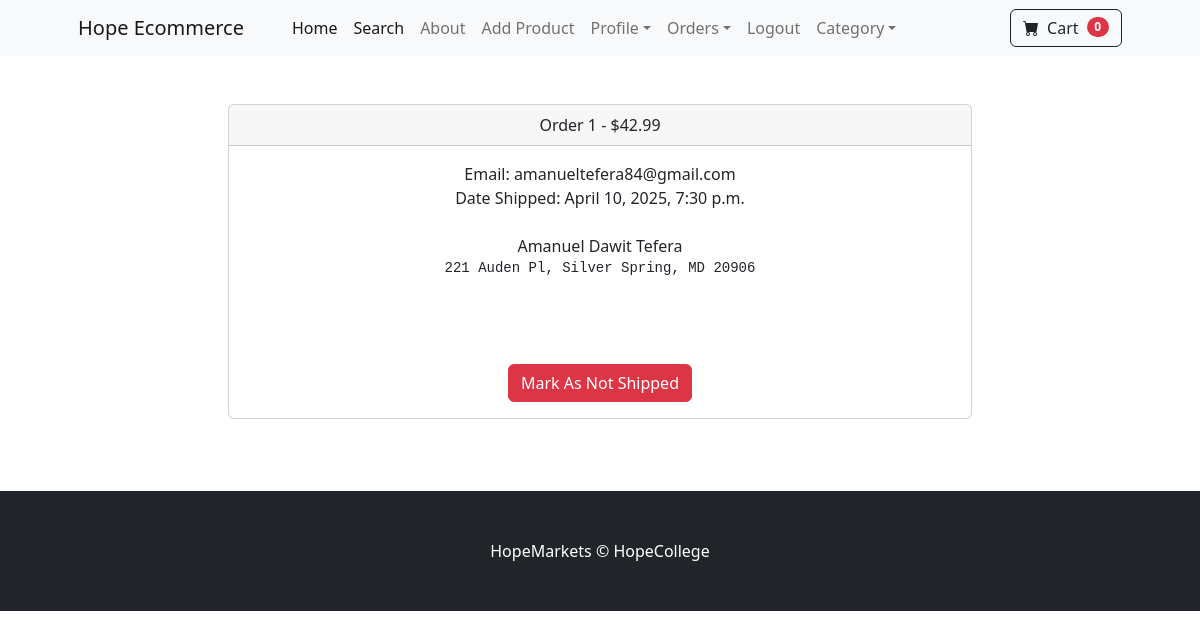
/payment/orders/1 (signed in), run on the app's committed database.
### payment/models.py (models this page shows, shortened)
class Order(models.Model):
	user = models.ForeignKey(User, on_delete= models.CASCADE, null=True, blank=True)
	full_name = models.CharField(max_length=300)
	email = models.EmailField(max_length=300)
	shipping_address = models.TextField()
	amount_paid = models.DecimalField(max_digits=7, decimal_places=2)
	date_order = models.DateTimeField(auto_now_add=True)
	shipped = models.BooleanField(default=False)
	date_shipped = models.DateTimeField(blank=True, null=True)

### payment/views.py (the view, shortened to what this page needs)
# urls.py: path('orders/<int:pk>', views.orders, name='orders'),
def orders(request, pk):
    if request.user.is_authenticated and request.user.is_superuser:
        order = Order.objects.get(id=pk)
        items = OrderItem.objects.filter(Order=order)
        return render(request, 'payment/orders.html', {"order": order, "items": items})

### cart/cart.py (called while the page is built)
    def __len__(self):
    	return len(self.cart)

### cart/context_processors.py (called while the page is built)
def cart(request):
	return {'cart': Cart(request)}

### payment/templates/payment/orders.html (shortened to what this page needs)
{% extends 'base.html' %}
{% block content %}
        <div class="container">
        	<div class="row">
        		<center>
        			<div class="col-8">
        				<br/><br/>
<div class="card">
  <div class="card-header">
    Order {{ order.id}} - ${{order.amount_paid}}
  </div>
  <div class="card-body">
    Email: {{ order.email}}<br/>
    {% if order.date_shipped %}
      Date Shipped: {{ order.date_shipped}}
    {% else %}
     Date Ordered: {{ order.date_ordered}}
    {% endif %}
    <br/><br/>
    {{ order.full_name }}<br/>
    <pre>{{ order.shipping_address }}
    </pre>
    <br/><br/>
    {% if not order.shipped %}
    <form method="POST">
      {% csrf_token %}
      <input type="hidden" name="shipping_status" value="true">
      <button type="Submit" class="btn btn-success">Mark As Shipped</button>
    </form>
    {% else %}
    <form method="POST">
      <button type="Submit" class="btn btn-danger">Mark As Not Shipped</button>
    </form>
    {% endif %}
  </div>
</div>
<br/>
<br/><br/>
        			</div>
        		</center>
        	</div>
        </div>
{% endblock %}

### data on the page
Order: id "1", amount_paid "42.99", email "amanueltefera84@gmail.com", date_shipped "April 10, 2025, 7:30 p.m.", full_name "Amanuel Dawit Tefera", shipping_address "221 Auden Pl, Silver Spring, MD 20906"

### other printed values
{{ cart|length }} "0"
